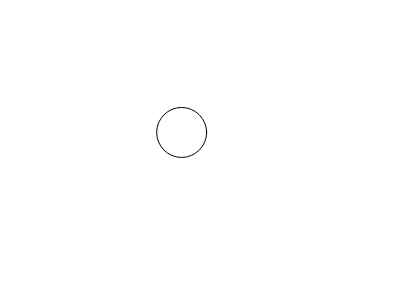
Frame 1 (no input)
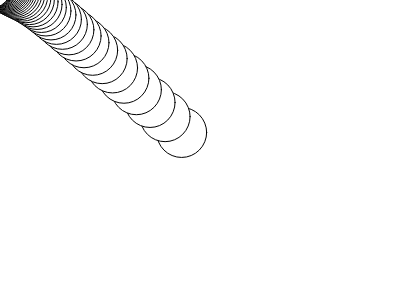
Frame 60 (no input)
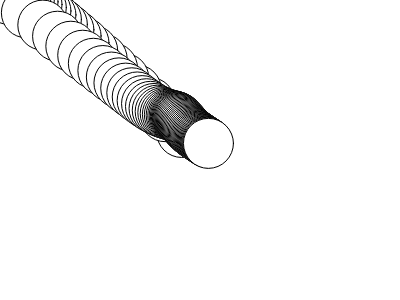
Frame 120 (the mouse pressed at the canvas centre since frame 60)

The p5.js sketch that drew these frames (run headless with seeded random() and noise() and a simulated clock; from frame 60 on, the mouse is pressed at the canvas centre):

// p5.js sketch
// ── sketch.js
// 位置
var x = 200;
var y = 150;

// 速度
var spdX = 0;
var spdY = 0;

// 函数setup() ：准备阶段
function setup() {
	createCanvas(400,300);

}

// 函数draw()：作画阶段
function draw() {
	fill(255);// 填充白色

	// dx, dy: 偏移量
	// 求法： 偏移量=鼠标位置-位置
	var dx = mouseX-x;
	var dy = mouseY-y;

	//var deltaPos = mousePos - CirclePos;


	// distance: 偏移量的长度
	var distance = sqrt(dx*dx + dy*dy);

	// 位置发生变化
	x += 0.1*dx ;
	y += 0.1*dy ;

	var secs = millis()/1000.0;

	spdX = 5*(2*noise(0.993*secs)-1);
	spdY = 5*(2*noise(1.034*secs+100)-1);
	x += spdX;
	y += spdY;

	ellipse(x,y,50,50); // 画圆形
}
